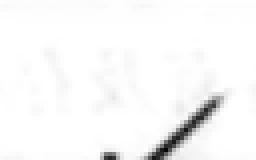
#> input picture ocr_mark_workspace/cells/check/1197bb93b434.png, 64 x 40 px (shown 4 times larger); its folder holds only this picture in this run
$ python ocr5.py --input ocr_mark_workspace/cells/check/1197bb93b434.png
#> lines starting #> are read from the running program, lines starting #| are printed output that depends on the picture; after the words box and inside, x2 and y2 are one past the last pixel; in counts of white or black regions, pixels touching at a corner belong together
# -*- coding: utf-8 -*-
# 【规范】AI模型禁止使用硬改逻辑与兜底逻辑：不得用字符串替换/规则捏造/默认值填充掩盖识别失败；须以模型或算法真实输出为准，识别不到应为空或漏填，禁止编造。
"""
作业票安全措施勾选格识别（OpenCV + skimage）

【票型永远分离】
  - 带气作业票：25 项 × 5 列（作业人/施工方/监理/监护人/带气现场负责人）
  - 动火作业票：21 项 × 5 列（动火人/施工方/监理员/项目公司监护人/动火现场负责人）
  共用四分类 classify_mark（√ / × / \\ / 空白），网格几何与条款表各自独立。

合法填写符号（票面图例）：
  落实 √  |  未落实 ×  |  不适用 \\
空白格子不得记为叉号，否则完整性校验无法发现漏项。

用法：
  # 带气（默认，兼容旧调用）
  python ocr5.py -i aligned_gas.jpg
  python ocr5.py -i aligned_gas.jpg --ticket-type 带气作业票

  # 动火（须显式或按图宽高推断；规范画布 1000×1414）
  python ocr5.py -i aligned_fire.jpg --ticket-type 动火作业票
"""
import os
import sys
import argparse
import logging
import cv2
import numpy as np
from skimage.morphology import skeletonize
from scipy.ndimage import label as cc_label

# ---------------------------------------------------------------------------
# 日志配置：控制台输出 INFO 及以上；详细调试信息使用 DEBUG 级别
# ---------------------------------------------------------------------------
logging.basicConfig(
    level=logging.DEBUG,
    format="%(asctime)s [%(levelname)s] %(name)s: %(message)s",
    datefmt="%H:%M:%S",
    handlers=[
        logging.StreamHandler(sys.stderr),
    ]
)
logger = logging.getLogger("ocr5")

# 第三方库可用性检查（运行时给出友好提示）
try:
    from skimage.morphology import skeletonize as _sk_check  # noqa: F401
except ImportError:
    logger.error("缺少依赖 scikit-image，请运行: pip install scikit-image")
    sys.exit(1)


# ---------------------------------------------------------------------------
# 表格签字格标记分类：区分 叉号(X) / 单笔画(对勾√ 或 斜杠/) / 空白
#
# 核心原理（拓扑特征）：
#   - 叉号 X：骨架化后存在分支点(>=3个骨架邻居)，端点数约为 4。
#   - 对勾√ / 斜杠 /：骨架上每个像素最多连接2个邻居，端点数为 2。
#   - 依赖 scikit-image 的 skeletonize，比单纯统计墨迹密度占比稳健。
# ---------------------------------------------------------------------------

# [36 lines left out: function _load_mark_train_overrides, not called in this run]


_MARK_PARAMS_CACHE = None
_MARK_MODEL_CACHE = None


# [177 lines left out: functions _get_mark_overrides, classify_mark, not called in this run]


# ---------------------------------------------------------------------------
# 票型 profile（带气 / 动火永远分离）
# ---------------------------------------------------------------------------
TICKET_GAS = "带气作业票"
TICKET_FIRE = "动火作业票"

# 25 条带气作业标准安全措施
GAS_MEASURES = [
    (1, "作业人具备相应的作业资格。"),
    (2, "作业人已接受作业安全教育，包括应急处置方案学习。"),
    (3, "现场人员已穿戴好安全防护用品，如防静电工作服、鞋、空气呼吸器等"),
    (4, "作业人员严禁携带各类火种、非防爆电子用品进入带气作业区域。"),
    (5, "作业现场监护人已到位。"),
    (6, "作业现场配有效、适用的气体检测仪。"),
    (7, "采用防爆工具、防爆防静电措施进行带气作业。"),
    (8, "包括照明在内的所有电器设备、线路及连接口应符合防爆要求。"),
    (9, "根据带气作业方式及带气作业环境，封堵机、夹管器、阻气袋等相应设备设施已配置齐全。"),
    (10, "PE焊接过程配备专用夹具、水平尺等工具，以便校直待连接的管材和管件，避免电熔焊过程短路燃烧 and 虚焊。"),
    (11, "检查确认待连接的新投运管网密封完好、无漏点。"),
    (12, "移动、更换的设备属于在政府部门登记的压力容器，已完成申报手续。"),
    (13, "作业区域与周边应做到可靠的隔离，现场设置明显标志，夜间应设置安全警示灯，隔离区域内严禁出现无关人员和任何形式的点火源。"),
    (14, "清除作业区域内的易燃、易爆物品。"),
    (15, "作业区域保持空气流通，调压室内等作业时应打开门窗，防止燃气积聚。"),
    (16, "作业前确认作业点周围环境可燃气体浓度不超过爆炸下限的20%。"),
    (17, "作业过程中应每隔2小时检测气体浓度，发现超过爆炸下限的50%，应立即停止作业，排查原因，满足安全条件后方可恢复作业。"),
    (18, "PE管焊接时，环境温度低于-5℃或风力大于5级，应采取防风保温措施。"),
    (19, "如需降低压力，降压过程中应严格控制降压速度，严禁系统内产生负压。"),
    (20, "地下管线放散过程，放散管必须有阀门控制，放散点周围设专人监护，必要时应进行放散燃烧。"),
    (21, "PE管同一位置最多只能使用夹管器夹一次。"),
    (22, "若涉及停、送气，则停、送气前须告知受影响的用户并做安全提示。"),
    (23, "已根据不同带气作业场景制定现场处置方案。"),
    (24, "作业现场已配备有效、适用 and 足量的灭火器材。"),
    (25, "带气作业过程中，如有紧急或异常情况，应由现场负责人立即通知停止作业，应急处置并消除隐患后才能继续实施作业。"),
]

# 21 条动火作业标准安全措施（与 agent_core STANDARD_MEASURES 动火表一致）
FIRE_MEASURES = [
    (1, "动火人已接受作业安全教育。"),
    (2, "实际动火人与作业票上的动火人相符，持有效证件。"),
    (3, "监护人已到位。"),
    (4, "作业机具经过检验合格。"),
    (5, "动火作业使用的脚手架、吊篮经检查合格。"),
    (6, "所有与动火设备相连的设备、管线加盲板/堵头等有效隔断，连通作业段的阀门处于关闭状态。不得以水封或仅关闭阀门代替盲板隔断。"),
    (7, "动火管线、设备内部清理干净，吹扫合格，达到动火条件。"),
    (8, "动火点15米内无可燃物，下水井、地漏、地沟覆盖严密。"),
    (9, "动火点15米内无可燃液体排放，30米内无可燃气体排放。"),
    (10, "同一动火区域内无可燃溶剂清洗、喷漆及刷油漆作业。"),
    (11, "五级风及以上天气，禁止露天动火作业，确需动火，应升级管理。"),
    (12, "乙炔气瓶应立放、安装阻火器，乙炔瓶和氧气瓶无泄漏，与火源的距离大于10米，要有防晒、防倾倒措施。"),
    (13, "特级动火作业应全过程作业影像，且作业现场使用的摄录设备为防爆型."),
    (14, "实际动火部位、内容、时间与动火作业票相符。"),
    (15, "已对相关人员进行安全交底。"),
    (16, "采样检测结果符合动火条件。每日动火作业前必须进行检测，检测后超过30分钟未动火，复测合格后方可动火。特级、一级动火作业中断时间超过30分钟，二级动火作业中断时间超过60分钟，必须重新检测合格后方可动火。特级动火作业期间必须连续进行监测。"),
    (17, "现场所有人员按规范穿戴个人防护用品。"),
    (18, "高处动火作业应采取防火花飞溅措施。"),
    (19, "紧急疏散通道与消防通道保持畅通。"),
    (20, "动火点配备合适的消防器材，现场配备消防水带（0）根，灭火器（/）台，灭火毯（）块。"),
    (21, "其他补充安全措施："),
]

# 带气：标准对齐图 dq / align 输出 1052×1487
GAS_REF_W, GAS_REF_H = 1052, 1487
GAS_REF_Y_LINES = [  # 26 条水平线 → 25 行
    459, 483, 507, 531, 555, 579, 603, 627, 653, 699,
    745, 775, 802, 846, 872, 899, 926, 972, 1001, 1025,
    1071, 1097, 1126, 1155, 1184, 1228,
]
GAS_REF_X_BOUNDS = [675, 715, 791, 829, 890, 951]  # 5 列
GAS_ROLES = ["作业人", "施工方现场负责人", "监理", "监护人", "带气现场负责人"]
GAS_N_ROWS = 25
GAS_N_HLINES = 26  # = N_ROWS + 1

# 动火：标准对齐图 dh / align 输出 1000×1414（与当前 template/dh.png 一致）
# 22 条水平线 → 21 行；右侧 5 列确认格（dh.png 竖线投影标定）
# 列：动火人 | 施工方现场负责人 | 监理员 | 项目公司监护人 | 动火现场负责人
FIRE_REF_W, FIRE_REF_H = 1000, 1414
FIRE_REF_Y_LINES = [
    404, 426, 448, 470, 492, 514,
    561, 583, 607, 630, 654, 678,
    721, 751, 777, 804, 830, 858,
    902, 940, 964, 988,
]
# 6 条竖线 → 5 列（1000 宽画布绝对 x）
FIRE_REF_X_BOUNDS = [634, 676, 750, 792, 871, 953]
FIRE_ROLES = [
    "动火人",
    "施工方现场负责人",
    "监理员",
    "项目公司监护人",
    "动火现场负责人",
]
FIRE_N_ROWS = 21
FIRE_N_HLINES = 22

# 兼容旧名
MEASURES = GAS_MEASURES
REF_W, REF_H = GAS_REF_W, GAS_REF_H
REF_Y_LINES = GAS_REF_Y_LINES
REF_X_BOUNDS = GAS_REF_X_BOUNDS


def resolve_ticket_type(ticket_type: str | None, img_w: int = 0, img_h: int = 0) -> str:
    """解析票型；未指定时按画布尺寸粗推断（1000×1414→动火，1052×1487→带气）。"""
    s = (ticket_type or "").strip()
    if s in (TICKET_GAS, TICKET_FIRE):
        return s
    if "动火" in s or s.lower() in ("fire", "hot", "dh"):
        return TICKET_FIRE
    if "带气" in s or s.lower() in ("gas", "dq"):
        return TICKET_GAS
    if img_w and img_h:
        # 接近动火规范画布
        if abs(img_w - FIRE_REF_W) <= 40 and abs(img_h - FIRE_REF_H) <= 60:
            return TICKET_FIRE
        if abs(img_w - GAS_REF_W) <= 40 and abs(img_h - GAS_REF_H) <= 60:
            return TICKET_GAS
    return TICKET_GAS


def get_ticket_profile(ticket_type: str) -> dict:
    """返回票型独立几何/条款（禁止混用）。"""
    if ticket_type == TICKET_FIRE:
        return {
            "ticket_type": TICKET_FIRE,
            "label": "动火",
            "measures": FIRE_MEASURES,
            "roles": FIRE_ROLES,
            "ref_w": FIRE_REF_W,
            "ref_h": FIRE_REF_H,
            "ref_y_lines": FIRE_REF_Y_LINES,
            "ref_x_bounds": FIRE_REF_X_BOUNDS,
            "n_rows": FIRE_N_ROWS,
            "n_hlines": FIRE_N_HLINES,
            "detect_x0_ref": 620,
            "detect_x1_ref": 970,
            "detect_y0_ref": 360,
            "detect_y1_ref": 1050,
        }
    return {
        "ticket_type": TICKET_GAS,
        "label": "带气",
        "measures": GAS_MEASURES,
        "roles": GAS_ROLES,
        "ref_w": GAS_REF_W,
        "ref_h": GAS_REF_H,
        "ref_y_lines": GAS_REF_Y_LINES,
        "ref_x_bounds": GAS_REF_X_BOUNDS,
        "n_rows": GAS_N_ROWS,
        "n_hlines": GAS_N_HLINES,
        "detect_x0_ref": 675,
        "detect_x1_ref": 951,
        "detect_y0_ref": 350,
        "detect_y1_ref": 1250,
    }


def get_x_bounds(img_w: int, profile: dict | None = None):
    """按图像宽度比例缩放确认格 x 边界。"""
    prof = profile or get_ticket_profile(TICKET_GAS)
    sx = float(img_w) / float(prof["ref_w"])
    return [int(round(x * sx)) for x in prof["ref_x_bounds"]]


# [4 lines left out: function _scale_ref_y_lines, not called in this run]


def _detect_h_peaks(row_sums, y0, y1, width_ref, ratio_thresh, nms=3):
    """在 row_sums[y0:y1] 上找水平线峰。"""
    lines_y = []
    thr = ratio_thresh * width_ref
    y1 = min(y1, len(row_sums) - 1)
    y0 = max(0, y0)
    for y in range(y0, y1):
        if row_sums[y] <= thr:
            continue
        is_max = True
        for dy in range(-nms, nms + 1):
            yy = y + dy
            if yy < 0 or yy >= len(row_sums):
                continue
            if row_sums[yy] > row_sums[y]:
                is_max = False
                break
            if row_sums[yy] == row_sums[y] and dy < 0:
                is_max = False
                break
        if is_max:
            lines_y.append(y)
    return lines_y


def _merge_nearby_lines(lines, min_gap=6):
    """合并过近的峰，避免双线。"""
    if not lines:
        return []
    lines = sorted(lines)
    out = [lines[0]]
    for y in lines[1:]:
        if y - out[-1] < min_gap:
            # 保留 ink 更强的需外部；此处取中点
            out[-1] = (out[-1] + y) // 2
        else:
            out.append(y)
    return out


# [64 lines left out: functions _median_ref_gap, _ref_match_score, _pick_n_from_candidates, not called in this run]


def _pick_26_from_candidates(cands, img_h):
    """兼容旧接口：默认带气 26 条。"""
    return _pick_n_from_candidates(cands, img_h, get_ticket_profile(TICKET_GAS))


def get_y_lines(img_g, profile: dict | None = None):
    """
    检测安全措施区水平网格线（条数随票型：带气 26 / 动火 22）。

    重要：必须在「仍含表格线」的灰度图上调用。
    """
    if img_g is None or img_g.size == 0:
        raise RuntimeError("get_y_lines: 输入灰度图为空")

    prof = profile or get_ticket_profile(TICKET_GAS)
    n_hlines = int(prof["n_hlines"])
    label = prof.get("label", "")
    ref_w, ref_h = int(prof["ref_w"]), int(prof["ref_h"])

    h, w = img_g.shape[:2]
    sx = w / float(ref_w)
    sy = h / float(ref_h)
    x0 = max(0, int(round(prof["detect_x0_ref"] * sx)))
    x1 = min(w, int(round(prof["detect_x1_ref"] * sx)))
    if x1 - x0 < 20:
        x0, x1 = int(w * 0.60), w - 2
    y0 = max(0, int(round(prof["detect_y0_ref"] * sy)))
    y1 = min(h - 1, int(round(prof["detect_y1_ref"] * sy)))
    band_w = max(1, x1 - x0)

    best = []
    best_score = 1e12
    min_peaks_for_adsorb = max(8, n_hlines // 2)

    def _consider(peaks, tag=""):
        nonlocal best, best_score
        if not peaks:
            return
        score = _ref_match_score(peaks, h, prof)
        if score < best_score:
            best_score = score
            best = peaks

    for thr_gray in (50, 70, 80, 100, 120, 140, 160):
        binary = img_g < thr_gray
        row_sums = np.sum(binary[:, x0:x1], axis=1).astype(np.float64)
        for ratio in (0.25, 0.35, 0.45, 0.55, 0.65, 0.75):
            peaks = _detect_h_peaks(row_sums, y0, y1, band_w, ratio, nms=3)
            peaks = _merge_nearby_lines(peaks, min_gap=max(4, int(8 * sy)))
            _consider(peaks)

    try:
        inv = 255 - img_g
        _, bw = cv2.threshold(inv, 0, 255, cv2.THRESH_BINARY + cv2.THRESH_OTSU)
        klen = max(15, int(band_w * 0.35))
        kernel = cv2.getStructuringElement(cv2.MORPH_RECT, (klen, 1))
        morph = cv2.morphologyEx(bw[:, x0:x1], cv2.MORPH_OPEN, kernel)
        full_sums = np.sum((morph > 0), axis=1).astype(np.float64)
        for ratio in (0.25, 0.4, 0.55):
            peaks = _detect_h_peaks(full_sums, y0, y1, band_w, ratio, nms=2)
            peaks = _merge_nearby_lines(peaks, min_gap=max(4, int(8 * sy)))
            _consider(peaks)
    except Exception as e:
        logger.debug("形态学检线失败: %s", e)

    if len(best) >= min_peaks_for_adsorb:
        picked = _pick_n_from_candidates(best, h, prof)
        if len(picked) == n_hlines:
            ref = _scale_ref_y_lines(h, prof)
            med = _median_ref_gap(h, prof)
            mad = float(np.mean([abs(a - b) for a, b in zip(picked, ref)]))
            if mad <= med * 0.75:
                logger.info(
                    "get_y_lines[%s]: 峰 %d → REF 吸附 %d 条 (mad=%.1f, size=%dx%d) first=%s",
                    label, len(best), n_hlines, mad, w, h, picked[:3],
                )
                return picked
            logger.warning(
                "get_y_lines[%s]: 吸附偏离 REF 过大 (mad=%.1f > %.1f)，改用比例网格",
                label, mad, med * 0.75,
            )

    if w >= 700 and h >= 900:
        scaled = _scale_ref_y_lines(h, prof)
        logger.warning(
            "get_y_lines[%s]: 动态检测失败(best=%d, size=%dx%d)。"
            "使用标准对齐票比例网格（REF %dx%d 按高度缩放）。",
            label, len(best), w, h, ref_w, ref_h,
        )
        return scaled

    raise RuntimeError(
        f"[{label}] 安全措施网格水平线异常: 检测到 {len(best)} 条，需要 {n_hlines} 条；"
        f"图像 {w}x{h}。请使用模板对齐后的{label}作业票（约 {ref_w}x{ref_h}），"
        f"且必须在去表格线之前检测网格。"
        f" best_lines={best[:12]}{'...' if len(best) > 12 else ''}"
    )


def run_mark_grid(img_bgr, profile: dict, image_path: str = "") -> str:
    """
    按票型 profile 检测网格并四分类输出。
    带气：25×5；动火：21×5。classify_mark 共用，几何/条款分离。
    """
    label = profile.get("label", "")
    measures = profile["measures"]
    roles = profile["roles"]
    n_cols = len(roles)
    n_rows = int(profile["n_rows"])
    n_hlines = int(profile["n_hlines"])

    img_gray = cv2.cvtColor(img_bgr, cv2.COLOR_BGR2GRAY)
    # 必须在去表格线之前检水平线
    x_bounds = get_x_bounds(img_bgr.shape[1], profile)
    y_lines = get_y_lines(img_gray, profile)
    logger.info(
        "[%s] 网格线=%d (期望 %d)  x_bounds=%s  roles=%s",
        label, len(y_lines), n_hlines, x_bounds, roles,
    )
    if len(y_lines) < n_hlines:
        raise RuntimeError(
            f"[{label}] 水平线不足: {len(y_lines)} < {n_hlines}，无法构成 {n_rows} 行"
        )

    logger.info("[%s] 开始去表格线（仅用于格内分类；ocr7 票型参数分离）...", label)
    sys.path.insert(0, os.path.dirname(os.path.abspath(__file__)))
    from ocr7 import remove_table_lines, imwrite_unicode, default_output_path

    img_no_lines_bgr, _ = remove_table_lines(
        img_bgr,
        strength=1,
        ticket_type=profile.get("ticket_type"),
    )
    if image_path:
        out_path = default_output_path(image_path)
        if imwrite_unicode(out_path, img_no_lines_bgr):
            logger.info("[%s] 去表格化图像已保存: %s", label, out_path)
        else:
            logger.error("[%s] 去表格化图像保存失败: %s", label, out_path)

    img_gray = cv2.cvtColor(img_no_lines_bgr, cv2.COLOR_BGR2GRAY)

    grid_md = []
    _sym = {"stroke": "✓", "slash": "\\", "cross": "x", "blank": "-"}
    for idx, desc in measures:
        r = idx - 1
        y1, y2 = y_lines[r], y_lines[r + 1]
        row_labels = []
        for i in range(n_cols):
            pad_x = min(6, max(1, (x_bounds[i + 1] - x_bounds[i]) // 3))
            pad_y = min(3, max(1, (y2 - y1) // 3))
            cell_x1 = x_bounds[i] + pad_x
            cell_x2 = x_bounds[i + 1] - pad_x
            cell_y1 = y1 + pad_y
            cell_y2 = y2 - pad_y
            cell_gray = img_gray[cell_y1:cell_y2, cell_x1:cell_x2]
            mark_label, _dbg = classify_mark(cell_gray, inset=0, min_component_area=12)
            logger.debug(
                "[%s] 第%d条 列%d [%s] %s", label, idx, i + 1, roles[i], mark_label
            )
            row_labels.append(mark_label)

        status = [
            f"{roles[i]}({_sym.get(row_labels[i], '-')})" for i in range(n_cols)
        ]
        col_str = " | ".join(status)
        logger.info("[%s] 第%d条: %s", label, idx, col_str)
        grid_md.append(f"第{idx}条: {desc} | " + col_str)

    if not grid_md:
        raise RuntimeError(f"[{label}] 安全措施网格结果为空，禁止兜底输出")
    if len(grid_md) != n_rows:
        logger.warning("[%s] 输出行数 %d ≠ 期望 %d", label, len(grid_md), n_rows)

    header = (
        f"\n\n--- 纯本地 OpenCV 像素密度提取结果 ---\n"
        f"ticket_type={profile['ticket_type']}\n"
    )
    return header + "\n".join(grid_md) + "\n----------------------------------\n"


def main():
    # 先将 stdout/stderr 设为 utf-8，防止中文乱码
    sys.stdout.reconfigure(encoding="utf-8")
    sys.stderr.reconfigure(encoding="utf-8")

    parser = argparse.ArgumentParser(
        description=(
            "作业票安全措施勾选识别 (OpenCV + skimage)\n"
            "带气 25×5 / 动火 21×5 完全分离；四分类：✓ / x / \\ / -"
        ),
        formatter_class=argparse.RawDescriptionHelpFormatter,
    )
    parser.add_argument(
        "-i", "--input",
        required=True,
        help="对齐后的作业票图像（带气约 1052×1487；动火约 1000×1414）",
    )
    parser.add_argument(
        "--ticket-type",
        default=None,
        choices=[
            TICKET_GAS, TICKET_FIRE,
            "gas", "fire", "带气", "动火",
        ],
        help="票型：带气作业票 / 动火作业票（默认按图尺寸推断，优先显式指定）",
    )
    parser.add_argument(
        "--crop",
        default=None,
        metavar="X,Y,W,H",
        help="可选局部裁剪 x,y,w,h",
    )
    args = parser.parse_args()

    image_path = args.input
    if not os.path.exists(image_path):
        logger.error("输入的图像文件不存在: %s", image_path)
        sys.exit(1)

    logger.info("加载图像: %s", image_path)
    img_bgr = cv2.imdecode(np.fromfile(image_path, dtype=np.uint8), cv2.IMREAD_COLOR)
#> img_bgr is the input picture: shape (40, 64, 3); min 6, max 255, mean 247.6
    if img_bgr is None:
        logger.error("图像解码失败: %s", image_path)
        sys.exit(1)
    h, w = img_bgr.shape[:2]
    logger.info("图像尺寸: %dx%d", w, h)

    if args.crop:
        try:
            cx, cy, cw, ch = map(int, args.crop.split(","))
            img_bgr = img_bgr[cy : cy + ch, cx : cx + cw]
            if img_bgr.size == 0:
                print("Error: --crop 参数导致裁剪区域为空", file=sys.stderr)
                sys.exit(1)
            h, w = img_bgr.shape[:2]
        except ValueError:
            print("Error: --crop 格式错误，应为 x,y,w,h", file=sys.stderr)
            sys.exit(1)

    tt_raw = args.ticket_type
    if tt_raw in ("gas", "带气"):
        tt_raw = TICKET_GAS
    elif tt_raw in ("fire", "动火"):
        tt_raw = TICKET_FIRE
    ticket_type = resolve_ticket_type(tt_raw, w, h)
    profile = get_ticket_profile(ticket_type)
    logger.info(
        "票型锁定=%s（%s）| 条款 %d 行 × %d 列 | REF %dx%d",
        ticket_type,
        profile["label"],
        profile["n_rows"],
        len(profile["roles"]),
        profile["ref_w"],
        profile["ref_h"],
    )

    output_text = run_mark_grid(img_bgr, profile, image_path=image_path)
#> the loop in get_y_lines, `for thr_gray in (50, 70, 80, 100, 120, 140, 160):` made 7 passes
#> pass 1, in get_y_lines, `binary = img_g < thr_gray`:
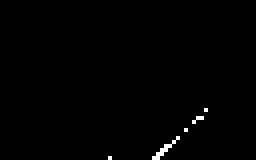
#> binary: shape (40, 64) bool (shown 4 times larger); 0.62% white in thin lines or dots, all inside (x1, y1, x2, y2) = (27, 27, 52, 40)
#> pass 2, in get_y_lines, `binary = img_g < thr_gray`:
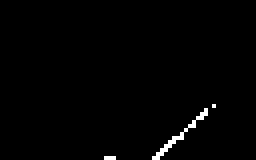
#> binary: shape (40, 64) bool (shown 4 times larger); 1.1% white in thin lines or dots, all inside (x1, y1, x2, y2) = (26, 26, 54, 40)
#> pass 3, in get_y_lines, `binary = img_g < thr_gray`:
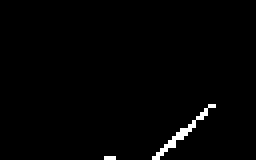
#> binary: shape (40, 64) bool (shown 4 times larger); 1.3% white in thin lines or dots, all inside (x1, y1, x2, y2) = (26, 26, 54, 40)
#> in get_y_lines, `inv = 255 - img_g`:
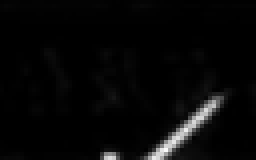
#> inv: shape (40, 64) (shown 4 times larger); min 0, max 249, mean 7.4
#> in get_y_lines, `_, bw = cv2.threshold(inv, 0, 255, cv2.THRESH_BINARY + cv2.THRESH_OTSU)`:
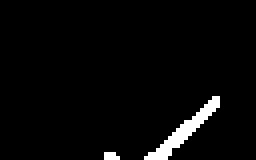
#> bw: shape (40, 64) (shown 4 times larger); 3.1% white in thin lines or dots, all inside (x1, y1, x2, y2) = (26, 24, 55, 40)
#> in get_y_lines, `full_sums = np.sum((morph > 0), axis=1).astype(np.float64)`: full_sums = 40 values from 0 to 0
    print(output_text)


if __name__ == "__main__":
#> (the run stopped early here; a loop or call above may not have finished)
